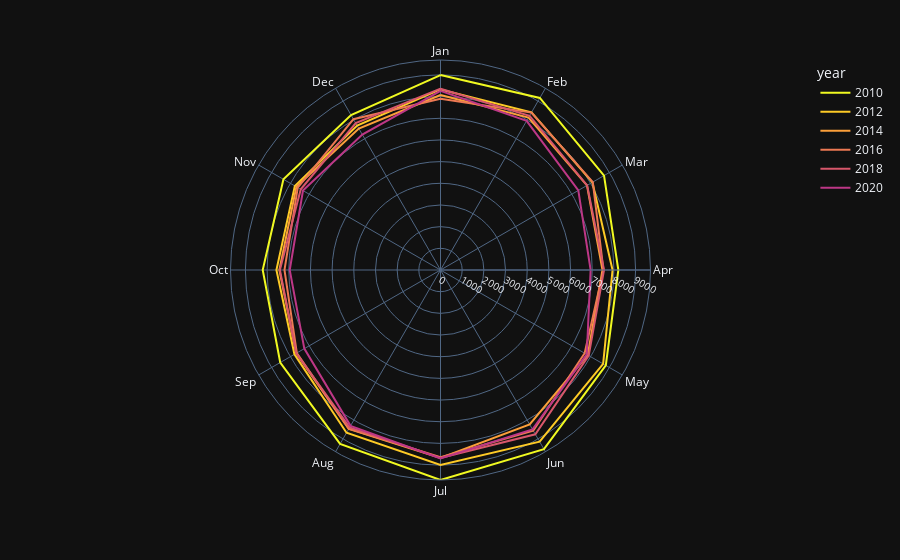

The notebook cell saved with this chart:
### Code cell
fig = px.line_polar(df, r="TOTALDEMAND", theta="month", color="year", 
                    line_close=True,
                    color_discrete_sequence=px.colors.sequential.Plasma_r,
                    template="plotly_dark")
fig.update_layout(polar=dict(radialaxis=dict(tickfont=dict(size=10)))) #Decreases radial axis font size
fig.show()

### Figure 1 — Plotly figure (JSON) as saved in the notebook; plotly's stock layout.template omitted (floating-point values rounded to 4 significant figures)
{"data": [{"hovertemplate": "year=2010<br>TOTALDEMAND=%{r}<br>month=%{theta}<extra></extra>", "legendgroup": "2010", "line": {"color": "#f0f921", "dash": "solid"}, "marker": {"symbol": "circle"}, "mode": "lines", "name": "2010", "r": [8993.0, 9168.0, 8712.0, 8205.0, 8807.0, 9543.0, 9689.0, 9266.0, 8537.0, 8201.0, 8368.0, 8252.0, 8993.0], "showlegend": true, "subplot": "polar", "theta": ["Jan", "Feb", "Mar", "Apr", "May", "Jun", "Jul", "Aug", "Sep", "Oct", "Nov", "Dec", "Jan"], "type": "scatterpolar"}, {"hovertemplate": "year=2012<br>TOTALDEMAND=%{r}<br>month=%{theta}<extra></extra>", "legendgroup": "2012", "line": {"color": "#fdca26", "dash": "solid"}, "marker": {"symbol": "circle"}, "mode": "lines", "name": "2012", "r": [8331.0, 8399.0, 8092.0, 7938.0, 8664.0, 9148.0, 8992.0, 8671.0, 7781.0, 7570.0, 7760.0, 7691.0, 8331.0], "showlegend": true, "subplot": "polar", "theta": ["Jan", "Feb", "Mar", "Apr", "May", "Jun", "Jul", "Aug", "Sep", "Oct", "Nov", "Dec", "Jan"], "type": "scatterpolar"}, {"hovertemplate": "year=2014<br>TOTALDEMAND=%{r}<br>month=%{theta}<extra></extra>", "legendgroup": "2014", "line": {"color": "#fb9f3a", "dash": "solid"}, "marker": {"symbol": "circle"}, "mode": "lines", "name": "2014", "r": [8072.0, 8122.0, 7803.0, 7473.0, 7843.0, 8228.0, 8669.0, 8465.0, 7687.0, 7434.0, 7679.0, 7539.0, 8072.0], "showlegend": true, "subplot": "polar", "theta": ["Jan", "Feb", "Mar", "Apr", "May", "Jun", "Jul", "Aug", "Sep", "Oct", "Nov", "Dec", "Jan"], "type": "scatterpolar"}, {"hovertemplate": "year=2016<br>TOTALDEMAND=%{r}<br>month=%{theta}<extra></extra>", "legendgroup": "2016", "line": {"color": "#ed7953", "dash": "solid"}, "marker": {"symbol": "circle"}, "mode": "lines", "name": "2016", "r": [7904.0, 8386.0, 8114.0, 7519.0, 7678.0, 8558.0, 8637.0, 8455.0, 7654.0, 7199.0, 7605.0, 8034.0, 7904.0], "showlegend": true, "subplot": "polar", "theta": ["Jan", "Feb", "Mar", "Apr", "May", "Jun", "Jul", "Aug", "Sep", "Oct", "Nov", "Dec", "Jan"], "type": "scatterpolar"}, {"hovertemplate": "year=2018<br>TOTALDEMAND=%{r}<br>month=%{theta}<extra></extra>", "legendgroup": "2018", "line": {"color": "#d8576b", "dash": "solid"}, "marker": {"symbol": "circle"}, "mode": "lines", "name": "2018", "r": [8365.0, 8216.0, 7813.0, 7544.0, 7896.0, 8751.0, 8673.0, 8384.0, 7683.0, 7410.0, 7444.0, 7822.0, 8365.0], "showlegend": true, "subplot": "polar", "theta": ["Jan", "Feb", "Mar", "Apr", "May", "Jun", "Jul", "Aug", "Sep", "Oct", "Nov", "Dec", "Jan"], "type": "scatterpolar"}, {"hovertemplate": "year=2020<br>TOTALDEMAND=%{r}<br>month=%{theta}<extra></extra>", "legendgroup": "2020", "line": {"color": "#bd3786", "dash": "solid"}, "marker": {"symbol": "circle"}, "mode": "lines", "name": "2020", "r": [8263.0, 7947.0, 7342.0, 6926.0, 7792.0, 8491.0, 8690.0, 8301.0, 7255.0, 6956.0, 7326.0, 7216.0, 8263.0], "showlegend": true, "subplot": "polar", "theta": ["Jan", "Feb", "Mar", "Apr", "May", "Jun", "Jul", "Aug", "Sep", "Oct", "Nov", "Dec", "Jan"], "type": "scatterpolar"}], "layout": {"polar": {"domain": {"x": [0.0, 1.0], "y": [0.0, 1.0]}, "angularaxis": {"direction": "clockwise", "rotation": 90}, "radialaxis": {"tickfont": {"size": 10}}}, "legend": {"title": {"text": "year"}, "tracegroupgap": 0}, "margin": {"t": 60}}}
